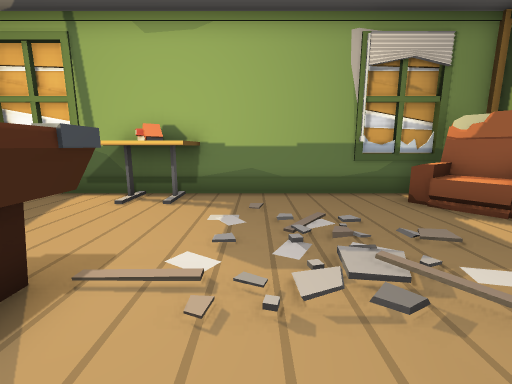
view 1 (above)

13 first-person views from a walk through a 3-D level made in the Unity game engine. The camera is 1.3 m above the floor, tilts 10° down and sees 90° across. Doors are open. The floor is counted in squares, 1 m on a side. Each view is taken from the middle of a square. On the plan, view 1 faces up. The plan holds only what a view shows up to about 13 squares ahead; the rest is blank. The place goes on beyond the plan.

view 2
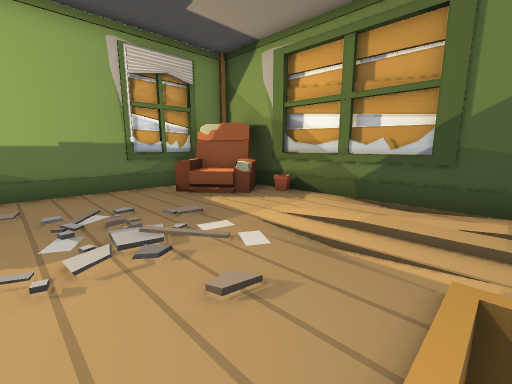

view 3
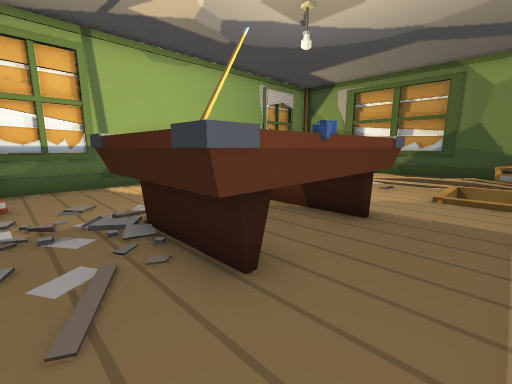

view 4
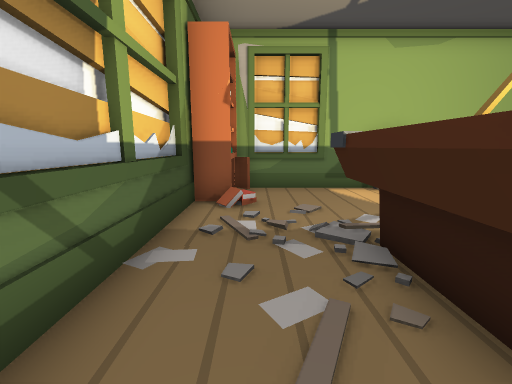

view 5
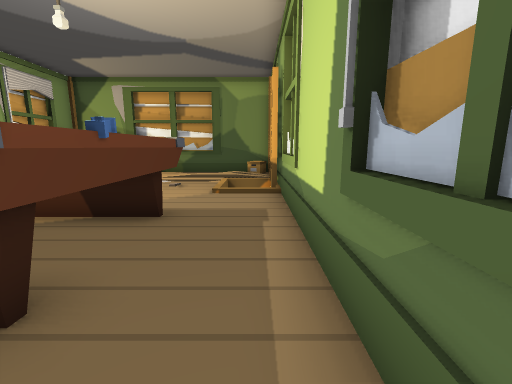

view 6
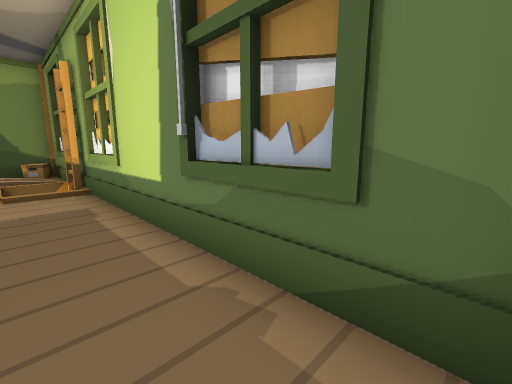

view 7
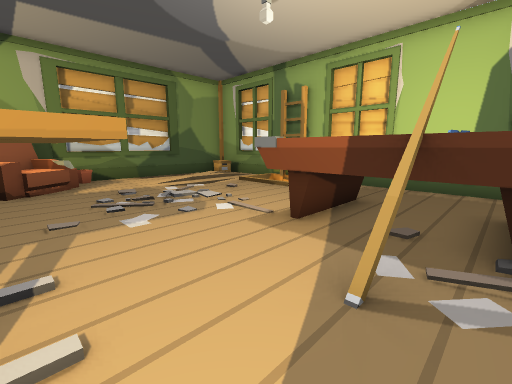

view 8
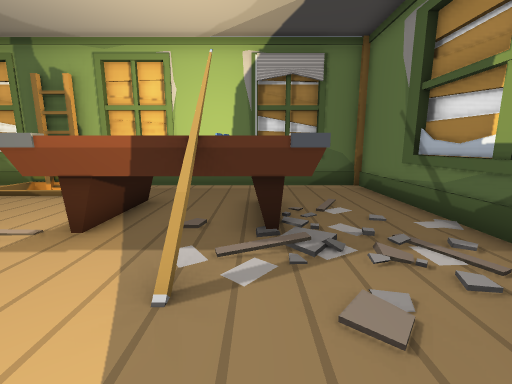

view 9
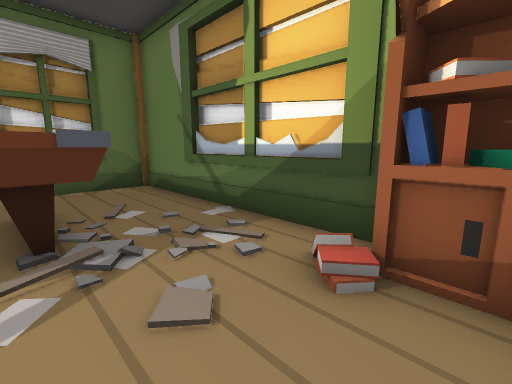

view 10
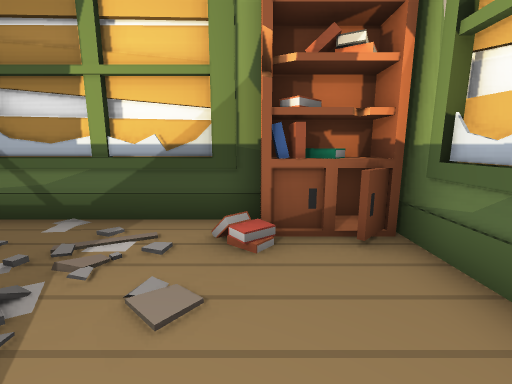

view 11
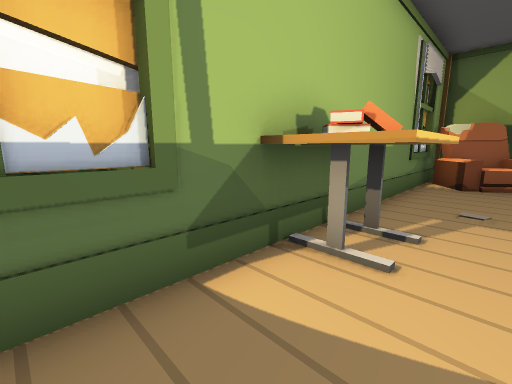

view 12
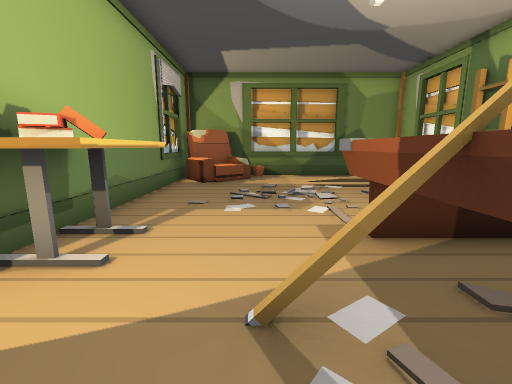

view 13
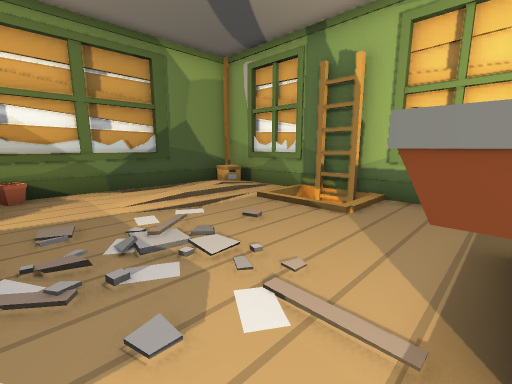

### Floor plan
Key: @ floor where view 1 was taken; # wall or solid block; . floor; / step, stairs or slope; D open door; v drop or lower ground; B books; E desk; C chair; T table; K bookshelf; O other object.
Columns run from 9 left of view 1 to 7 right of it. Each row starts with its distance up from view 1.
  8     #
  7 ######BE#########
  6 #K...EBB.....CCC
  5 DD/..........CCC#
  4 DD.../........CO#
  3 #.///#..........#
  2 #..TTTTT..//....#
  1 #..TT TT.....///#
  0 #..TTTTT.@.../.DD
 -1 #.........vv.//DD
 -2 #.........vv..OO
 -3 #################

Where each view was taken, in squares from view 1:
view 1: 0 up, 0 right, facing up
view 2: 1 down, 0 right, facing up-right
view 3: 2 down, 7 left, facing up-right
view 4: 1 down, 7 left, facing up
view 5: 2 down, 7 left, facing right
view 6: 1 down, 8 left, facing down-right
view 7: 6 up, 5 left, facing down-right
view 8: 6 up, 5 left, facing down
view 9: 6 up, 5 left, facing down-left
view 10: 5 up, 4 left, facing left
view 11: 5 up, 6 left, facing up-right
view 12: 4 up, 6 left, facing right
view 13: 4 up, 2 left, facing down-right
